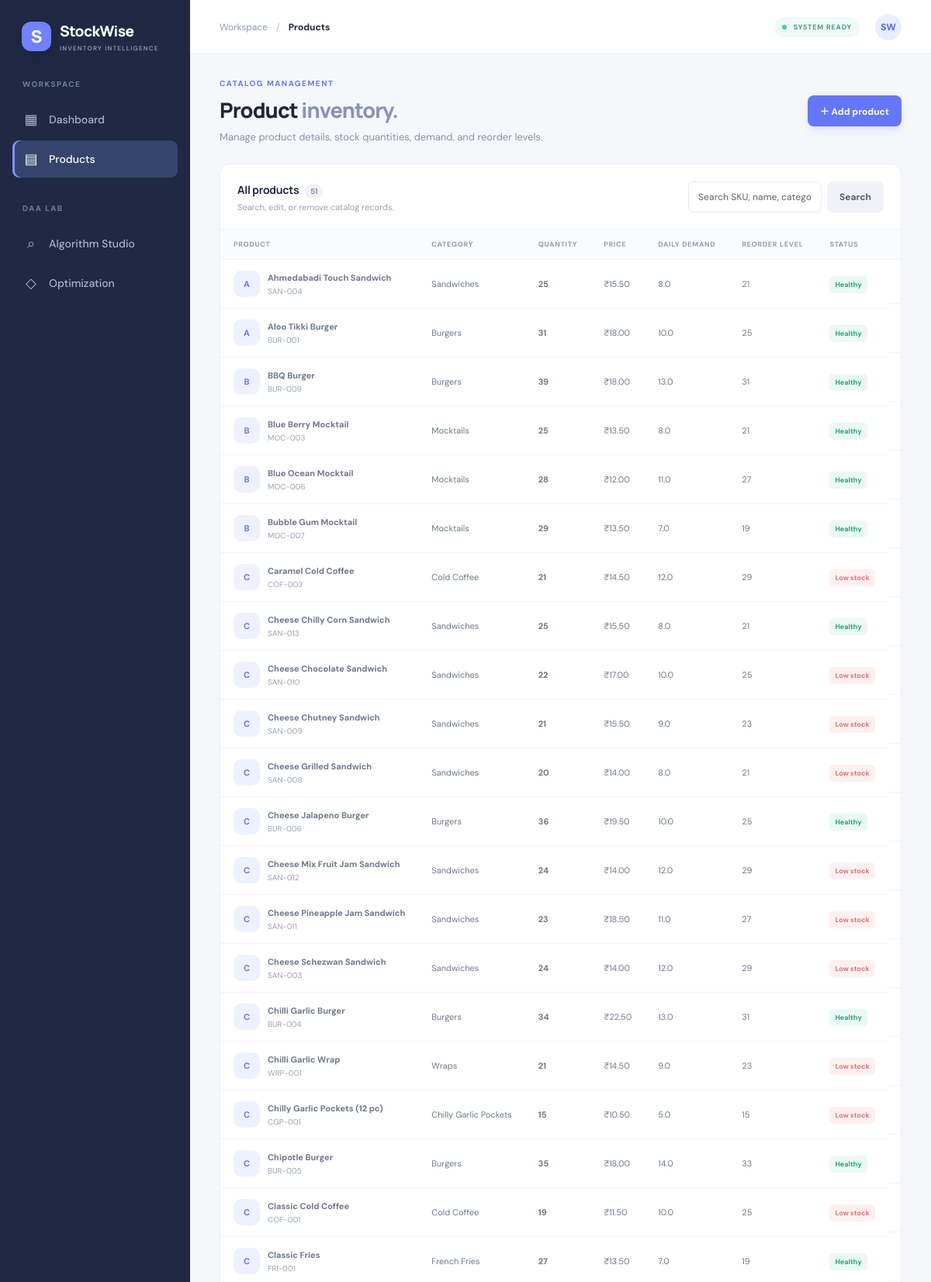
Page /products (upper part) on the committed database.
### tables this page shows
CREATE TABLE products (
            id INTEGER PRIMARY KEY AUTOINCREMENT,
            sku TEXT NOT NULL UNIQUE,
            name TEXT NOT NULL,
            category TEXT NOT NULL DEFAULT 'General',
            quantity INTEGER NOT NULL CHECK(quantity >= 0),
            price REAL NOT NULL CHECK(price >= 0),
            daily_demand REAL NOT NULL DEFAULT 0 CHECK(daily_demand >= 0),
            lead_time INTEGER NOT NULL DEFAULT 1 CHECK(lead_time >= 0),
            reorder_level INTEGER NOT NULL DEFAULT 0 CHECK(reorder_level >= 0)
        );

### app.py (the view, shortened to what this page needs)
@app.route("/products", methods=["GET", "POST"])
def products_page():
    db = get_db()
    search = request.args.get("q", "").strip()
    if search:
        rows = db.execute("""SELECT * FROM products WHERE name LIKE ? OR sku LIKE ? OR category LIKE ?
            ORDER BY name""", (f"%{search}%", f"%{search}%", f"%{search}%")).fetchall()
    else:
        rows = db.execute("SELECT * FROM products ORDER BY name").fetchall()
    return render_template("products.html", products=[dict(r) for r in rows], query=search)

### database.py (called while the page is built)
def get_db():
    conn = sqlite3.connect(DB_PATH)
    conn.row_factory = sqlite3.Row
    conn.execute("PRAGMA foreign_keys = ON")
    return conn

### templates/products.html (shortened to what this page needs)
{% extends "base.html" %}{% block title %}Products · StockWise{% endblock %}{% block page_name %}Products{% endblock %}
{% block content %}
<div class="page-heading"><div><div class="eyebrow">CATALOG MANAGEMENT</div><h1>Product <span>inventory.</span></h1><p>Manage product details, stock quantities, demand, and reorder levels.</p></div><button class="btn primary" onclick="document.getElementById('addForm').classList.toggle('hidden')">＋ Add product</button></div>
<div class="panel table-panel"><div class="panel-head"><div><h2>All products <span class="count-pill">{{ products|length }}</span></h2><p>Search, edit, or remove catalog records.</p></div><form class="search-form" method="get"><input name="q" value="{{ query }}" placeholder="Search SKU, name, category…"><button class="btn secondary" type="submit">Search</button></form></div>
<div class="table-wrap"><table><thead><tr><th>PRODUCT</th><th>CATEGORY</th><th>QUANTITY</th><th>PRICE</th><th>DAILY DEMAND</th><th>REORDER LEVEL</th><th>STATUS</th><th>ACTIONS</th></tr></thead><tbody>
{% for p in products %}<tr><td><div class="product-cell"><div class="product-avatar">{{ p.name[:1]|upper }}</div><div><strong>{{ p.name }}</strong><small>{{ p.sku }}</small></div></div></td><td>{{ p.category }}</td><td><strong>{{ p.quantity }}</strong></td><td>₹{{ "%.2f"|format(p.price) }}</td><td>{{ p.daily_demand }}</td><td>{{ p.reorder_level }}</td><td>{% if p.quantity <= p.reorder_level %}<span class="badge danger">Low stock</span>{% else %}<span class="badge success">Healthy</span>{% endif %}</td><td class="actions"></td></tr>{% else %}<tr><td colspan="8" class="empty-cell">No matching products found.</td></tr>{% endfor %}
</tbody></table></div></div>
{% endblock %}

### static/css/style.css (style rules this page uses)
:root { --bg:#f6f7fb;--panel:#fff;--ink:#20263a;--muted:#8991a5;--line:#edf0f6;--blue:#6577f7;--navy:#202943;--green:#27b58b;--red:#e66a75;--orange:#efa94e }
* { box-sizing:border-box }
body { margin:0;background:var(--bg);font-family:'DM Sans',sans-serif;color:var(--ink);font-size:14px }
.page-heading { display:flex;justify-content:space-between;align-items:center;gap:20px;margin-bottom:26px }
.eyebrow { font-size:10px;font-weight:700;letter-spacing:1.5px;color:var(--blue);margin-bottom:9px }
.page-heading h1 { font:800 27px Manrope,sans-serif;letter-spacing:-.9px;margin:0 }
.page-heading h1 span { color:#8993b7 }
.page-heading p { color:var(--muted);margin:8px 0 0;font-size:13px }
.btn { border:0;border-radius:8px;padding:11px 16px;font:700 12px 'DM Sans',sans-serif;cursor:pointer;text-decoration:none;display:inline-flex;align-items:center;justify-content:center;gap:7px;white-space:nowrap }
.btn.primary { background:var(--blue);color:white;box-shadow:0 4px 10px #6577f72a }
.btn.secondary { background:#f0f2f8;color:#535d76 }
.stat-card,.panel { background:var(--panel);border:1px solid #eef0f6;border-radius:13px;box-shadow:0 3px 12px #27355b04 }
.panel { padding:22px;margin-bottom:20px;min-width:0 }
.panel-head { display:flex;justify-content:space-between;align-items:center;gap:15px;margin-bottom:21px }
.panel-head h2 { font:700 14px Manrope,sans-serif;margin:0;letter-spacing:-.2px }
.panel-head p { font-size:11px;color:#9aa1b1;margin:6px 0 0 }
.product-avatar { width:34px;height:34px;border-radius:10px;display:grid;place-items:center;background:#eef1ff;color:#6876e6;font-weight:700;flex-shrink:0 }
.alert-info strong,.product-cell strong { font-size:11px;display:block }
.alert-info small,.product-cell small { display:block;font-size:10px;color:#9aa1b1;margin-top:4px }
.badge { font-size:9px;font-weight:700;border-radius:5px;padding:5px 7px;white-space:nowrap }
.badge.danger { background:#fff0f0;color:#dc7379 }
.badge.success { background:#eaf9f3;color:#28a27e }
.table-panel { padding-bottom:0 }
.count-pill { background:#f0f2f8;border-radius:12px;padding:3px 7px;font:600 10px 'DM Sans';color:#7e879c;margin-left:5px }
.table-wrap { overflow-x:auto;margin:0 -22px }
table { width:100%;border-collapse:collapse;white-space:nowrap }
thead { background:#fafbfe }
th { text-align:left;font-size:9px;letter-spacing:.7px;color:#939bae;font-weight:700;padding:13px 17px;border-top:1px solid #f0f2f7;border-bottom:1px solid #f0f2f7 }
td { padding:14px 17px;border-bottom:1px solid #f1f3f8;color:#6f778c;font-size:11px }
.product-cell { display:flex;align-items:center;gap:10px }
.search-form { display:flex;gap:7px }
.search-form input { width:230px }
.form-grid input,.field-label input,.field-label select,.budget-form input,.benchmark-form input,.search-form input { border:1px solid #e6e9f1;background:#fff;border-radius:7px;padding:11px 12px;font:500 12px 'DM Sans';color:#3e465c;outline:none;width:100% }
.actions { display:flex;gap:6px;align-items:center }

### rows in the picture
products: name "A", name "Ahmedabadi Touch Sandwich", sku "SAN-004", category "Sandwiches", quantity "25", price "15.50", daily_demand "8.0", reorder_level "21", shows "Healthy"
products: name "A", name "Aloo Tikki Burger", sku "BUR-001", category "Burgers", quantity "31", price "18.00", daily_demand "10.0", reorder_level "25", shows "Healthy"
products: name "B", name "BBQ Burger", sku "BUR-009", category "Burgers", quantity "39", price "18.00", daily_demand "13.0", reorder_level "31", shows "Healthy"
products: name "B", name "Blue Berry Mocktail", sku "MOC-003", category "Mocktails", quantity "25", price "13.50", daily_demand "8.0", reorder_level "21", shows "Healthy"
products: name "B", name "Blue Ocean Mocktail", sku "MOC-006", category "Mocktails", quantity "28", price "12.00", daily_demand "11.0", reorder_level "27", shows "Healthy"
products: name "B", name "Bubble Gum Mocktail", sku "MOC-007", category "Mocktails", quantity "29", price "13.50", daily_demand "7.0", reorder_level "19", shows "Healthy"
products: name "C", name "Caramel Cold Coffee", sku "COF-003", category "Cold Coffee", quantity "21", price "14.50", daily_demand "12.0", reorder_level "29", shows "Low stock"
products: name "C", name "Cheese Chilly Corn Sandwich", sku "SAN-013", category "Sandwiches", quantity "25", price "15.50", daily_demand "8.0", reorder_level "21", shows "Healthy"
products: name "C", name "Cheese Chocolate Sandwich", sku "SAN-010", category "Sandwiches", quantity "22", price "17.00", daily_demand "10.0", reorder_level "25", shows "Low stock"
products: name "C", name "Cheese Chutney Sandwich", sku "SAN-009", category "Sandwiches", quantity "21", price "15.50", daily_demand "9.0", reorder_level "23", shows "Low stock"
products: name "C", name "Cheese Grilled Sandwich", sku "SAN-008", category "Sandwiches", quantity "20", price "14.00", daily_demand "8.0", reorder_level "21", shows "Low stock"
products: name "C", name "Cheese Jalapeno Burger", sku "BUR-006", category "Burgers", quantity "36", price "19.50", daily_demand "10.0", reorder_level "25", shows "Healthy"
products: name "C", name "Cheese Mix Fruit Jam Sandwich", sku "SAN-012", category "Sandwiches", quantity "24", price "14.00", daily_demand "12.0", reorder_level "29", shows "Low stock"
products: name "C", name "Cheese Pineapple Jam Sandwich", sku "SAN-011", category "Sandwiches", quantity "23", price "18.50", daily_demand "11.0", reorder_level "27", shows "Low stock"
products: name "C", name "Cheese Schezwan Sandwich", sku "SAN-003", category "Sandwiches", quantity "24", price "14.00", daily_demand "12.0", reorder_level "29", shows "Low stock"
products: name "C", name "Chilli Garlic Burger", sku "BUR-004", category "Burgers", quantity "34", price "22.50", daily_demand "13.0", reorder_level "31", shows "Healthy"
products: name "C", name "Chilli Garlic Wrap", sku "WRP-001", category "Wraps", quantity "21", price "14.50", daily_demand "9.0", reorder_level "23", shows "Low stock"
products: name "C", name "Chilly Garlic Pockets (12 pc)", sku "CGP-001", category "Chilly Garlic Pockets", quantity "15", price "10.50", daily_demand "5.0", reorder_level "15", shows "Low stock"
products: name "C", name "Chipotle Burger", sku "BUR-005", category "Burgers", quantity "35", price "18.00", daily_demand "14.0", reorder_level "33", shows "Healthy"
products: name "C", name "Classic Cold Coffee", sku "COF-001", category "Cold Coffee", quantity "19", price "11.50", daily_demand "10.0", reorder_level "25", shows "Low stock"
products: name "C", name "Classic Fries", sku "FRI-001", category "French Fries", quantity "27", price "13.50", daily_demand "7.0", reorder_level "19", shows "Healthy"

### other values in the picture
{{ products|length }} "51"
